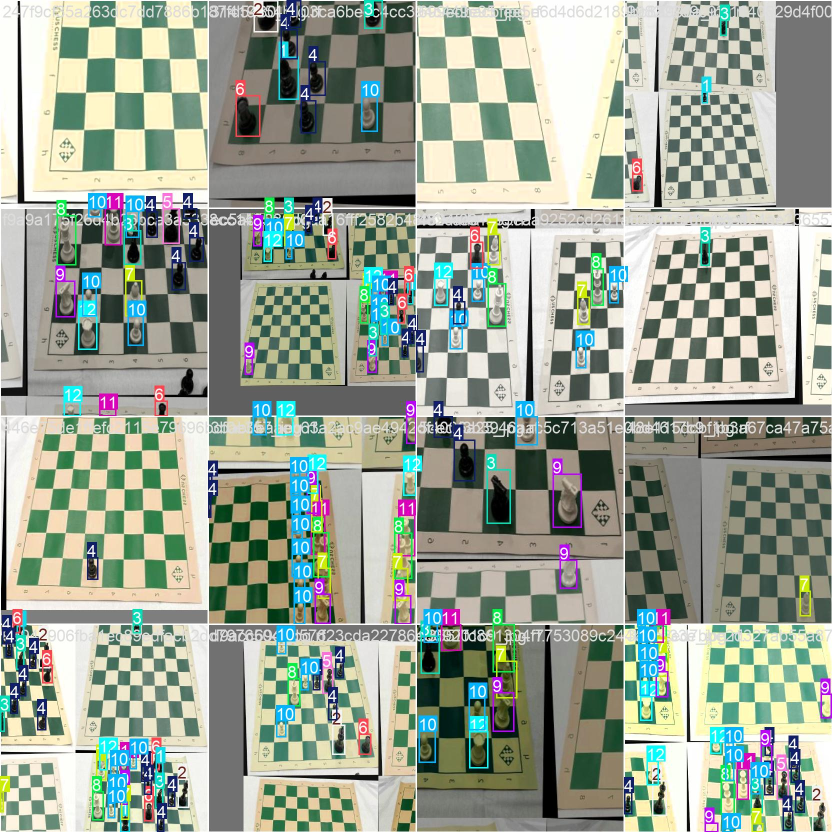
#> input picture runs/detect/runs/chess_pieces-2/train_batch0.jpg, 1664 x 1664 px (shown at 1/2 size)
$ python -i board_vision.py   (imports and definitions only)
#> lines starting #> are read from the running program, lines starting #| are printed output that depends on the picture; after the words box and inside, x2 and y2 are one past the last pixel; in counts of white or black regions, pixels touching at a corner belong together
"""Board normalization helpers for camera-to-board vision MVP.

This module focuses on a fixed-camera setup:
- detect an approximate board quadrilateral with OpenCV
- warp to a stable top-down square
- return metadata useful for debugging
"""

from __future__ import annotations

from dataclasses import dataclass

import cv2
import numpy as np


@dataclass
class BoardVisionResult:
    """Normalized board image plus debug metadata."""

    warped_board: np.ndarray
    corners: list[tuple[float, float]]
    source_size: tuple[int, int]
    warped_size: int


def _order_points(points: np.ndarray) -> np.ndarray:
    """Order 4 points as top-left, top-right, bottom-right, bottom-left."""
    rect = np.zeros((4, 2), dtype="float32")
    s = points.sum(axis=1)
    rect[0] = points[np.argmin(s)]
    rect[2] = points[np.argmax(s)]

    diff = np.diff(points, axis=1)
    rect[1] = points[np.argmin(diff)]
    rect[3] = points[np.argmax(diff)]
    return rect


def _largest_quad(contours: list[np.ndarray]) -> np.ndarray | None:
    best = None
    best_area = 0.0
    for contour in contours:
        area = cv2.contourArea(contour)
        if area < 2000:
            continue
        peri = cv2.arcLength(contour, True)
        approx = cv2.approxPolyDP(contour, 0.02 * peri, True)
        if len(approx) == 4 and area > best_area:
            best_area = area
            best = approx.reshape(4, 2).astype("float32")
    return best


def detect_board_corners(frame_bgr: np.ndarray) -> list[tuple[float, float]]:
    """Detect board corners or fall back to full-frame corners.

    Returns corners in order: TL, TR, BR, BL.
    """
    h, w = frame_bgr.shape[:2]
    gray = cv2.cvtColor(frame_bgr, cv2.COLOR_BGR2GRAY)
    blur = cv2.GaussianBlur(gray, (5, 5), 0)
    edges = cv2.Canny(blur, 60, 160)
    edges = cv2.dilate(edges, np.ones((3, 3), dtype=np.uint8), iterations=1)

    contours, _ = cv2.findContours(edges, cv2.RETR_EXTERNAL, cv2.CHAIN_APPROX_SIMPLE)
    quad = _largest_quad(contours)

    if quad is None:
        quad = np.array(
            [[0, 0], [w - 1, 0], [w - 1, h - 1], [0, h - 1]],
            dtype="float32",
        )
    ordered = _order_points(quad)
    return [(float(x), float(y)) for x, y in ordered]


def warp_board(frame_bgr: np.ndarray, corners: list[tuple[float, float]], size: int = 800) -> np.ndarray:
    """Warp board image to a top-down square view of fixed size."""
    src = np.array(corners, dtype="float32")
    dst = np.array(
        [[0, 0], [size - 1, 0], [size - 1, size - 1], [0, size - 1]],
        dtype="float32",
    )
    matrix = cv2.getPerspectiveTransform(src, dst)
    return cv2.warpPerspective(frame_bgr, matrix, (size, size))


def normalize_board_image(frame_bgr: np.ndarray, size: int = 800) -> BoardVisionResult:
    """Detect corners and return normalized top-down board image."""
    if frame_bgr is None or frame_bgr.size == 0:
        raise ValueError("Input frame is empty.")
    h, w = frame_bgr.shape[:2]
    corners = detect_board_corners(frame_bgr)
    warped = warp_board(frame_bgr, corners, size=size)
    return BoardVisionResult(
        warped_board=warped,
        corners=corners,
        source_size=(w, h),
        warped_size=size,
    )

>>> import cv2
>>> picture = cv2.imread('../runs/detect/runs/chess_pieces-2/train_batch0.jpg')
#> picture is the input picture: shape (1664, 1664, 3); mean B, G, R 148.9, 163, 154
>>> result = normalize_board_image(picture)
#> in detect_board_corners, `gray = cv2.cvtColor(frame_bgr, cv2.COLOR_BGR2GRAY)`:
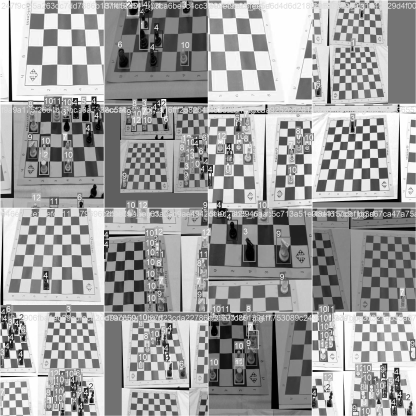
#> gray: shape (1664, 1664) (shown at 1/4 size); min 0, max 255, mean 158.7
#> in detect_board_corners, `edges = cv2.Canny(blur, 60, 160)`:
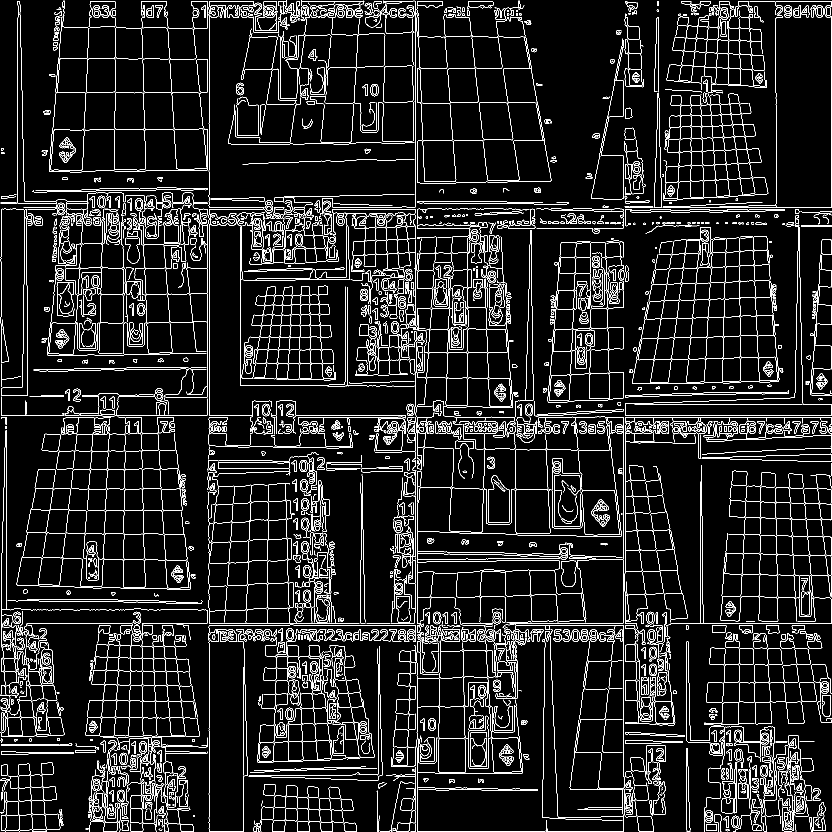
#> edges: shape (1664, 1664) (shown at 1/2 size); 8% white in thin lines or dots
#> in detect_board_corners, `edges = cv2.dilate(edges, np.ones((3, 3), dtype=np.uint8), iterations=1)`:
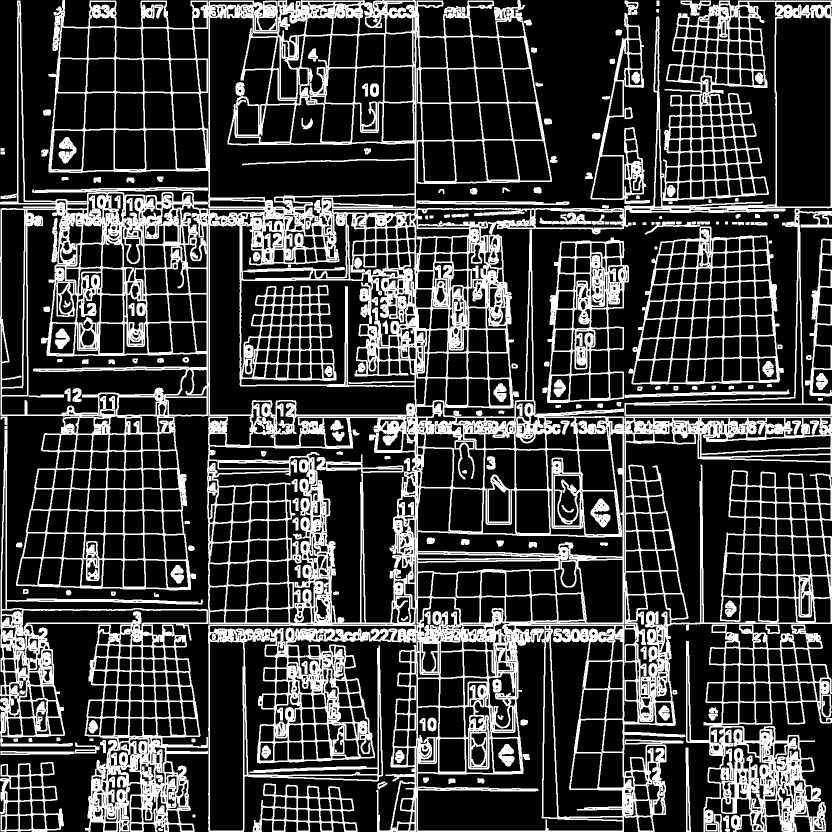
#> edges: shape (1664, 1664) (shown at 1/2 size); 24.5% white; 208 white regions (1 under 20 px)
#> in detect_board_corners, `contours, _ = cv2.findContours(edges, cv2.RETR_EXTERNAL, cv2.CHAIN_APP..`: contours = 110 contours; largest, box (x1, y1, x2, y2) and area: (0, 0, 1664, 1664) 1873398, (0, 860, 416, 1664) 113716, (1257, 443, 1568, 769) 76152, (1372, 1249, 1664, 1664) 66458, (1085, 475, 1258, 806) 43220
#> the loop in _largest_quad, `for contour in contours:` made 110 passes
#> area on passes 1, 2, 3, 6, 7, 9, 10, 11: 38.5, 33.5, 167.5, 160, 224, 814.5, 167.5, 1029
#> after the loop in _largest_quad, `for contour in contours:`: best_area = 0
#> in normalize_board_image, `corners = detect_board_corners(frame_bgr)`: corners = [(0, 0), (1663, 0), (1663, 1663), (0, 1663)]
#> in warp_board, `src = np.array(corners, dtype="float32")`: src = [[0, 0], [1663, 0], [1663, 1663], [0, 1663]]
#> in warp_board, `matrix = cv2.getPerspectiveTransform(src, dst)`: matrix = [[0.48, 0, 0], [0, 0.48, 0], [0, 0, 1]]
#> in warp_board, `return cv2.warpPerspective(frame_bgr, matrix, (size, size))`:
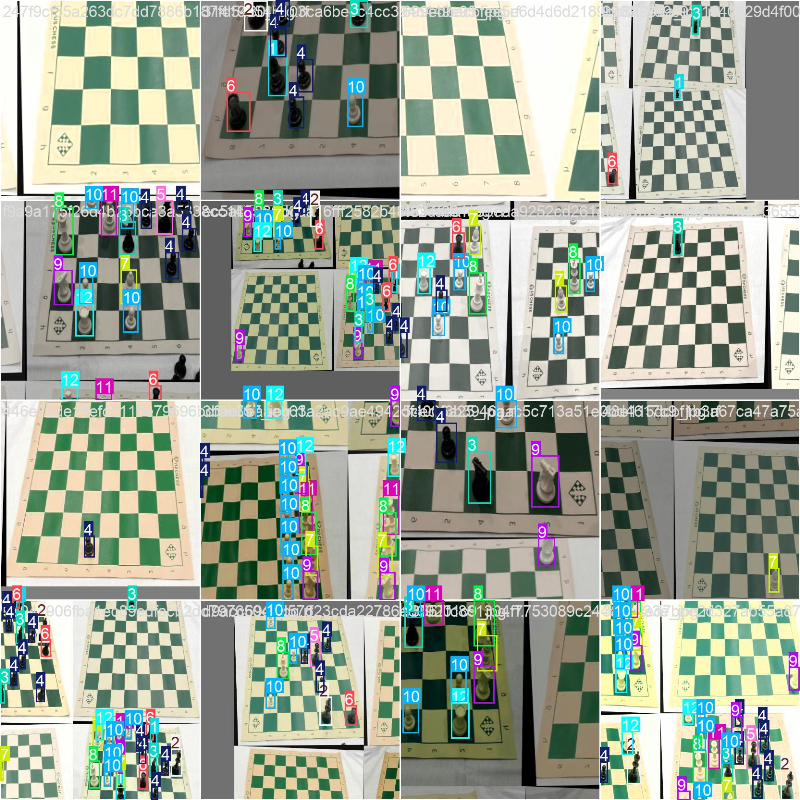
#> returned value: shape (800, 800, 3); mean of channels 0, 1, 2 149.1, 163.1, 154.2; drawn as B, G, R

$ run again, on runs/detect/runs/chess_pieces-2/train_batch1.jpg
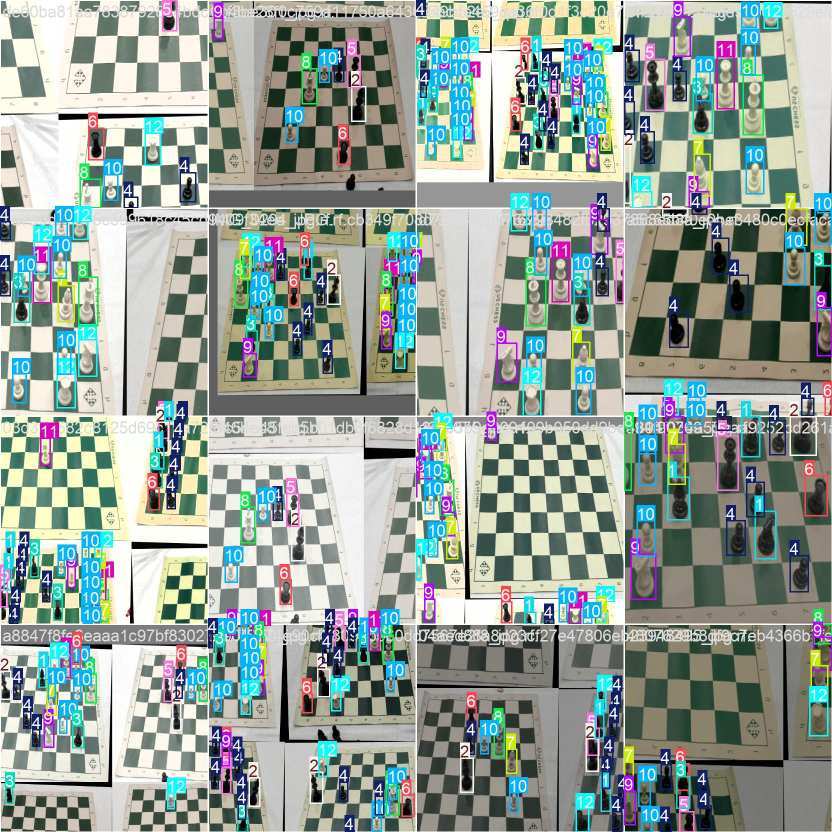
#> input picture runs/detect/runs/chess_pieces-2/train_batch1.jpg, 1664 x 1664 px (shown at 1/2 size)
#> picture is the input picture: shape (1664, 1664, 3); mean B, G, R 151.7, 159, 146.8
#> in detect_board_corners, `edges = cv2.dilate(edges, np.ones((3, 3), dtype=np.uint8), iterations=1)`:
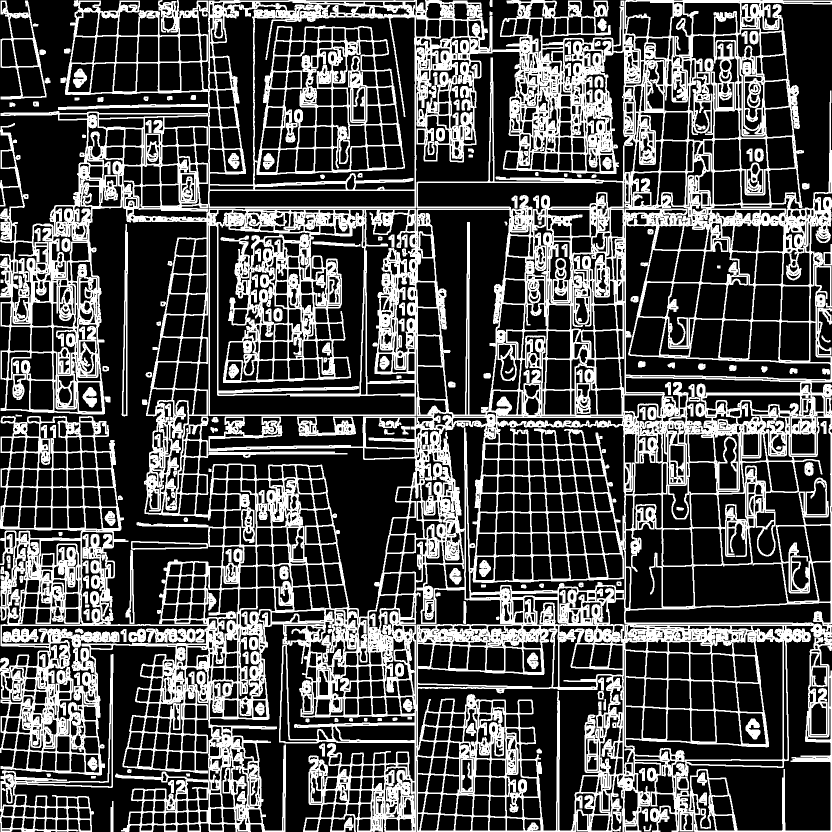
#> edges: shape (1664, 1664) (shown at 1/2 size); 30.4% white; 184 white regions
#> contours = 48 contours; largest, box (x1, y1, x2, y2) and area: (0, 0, 1664, 1664) 2416699, (0, 1308, 227, 1664) 17224, (1, 1, 101, 199) 10361, (243, 448, 256, 833) 2575, (116, 208, 416, 220) 1488
#> the loop in _largest_quad, `for contour in contours:` made 48 passes
#> (area, peri, best_area, best) on pass 48: (2416699, 26890.3, 2416699, [[148, 1], [1, 1537], [1663, 1663], [1663, 1]])
#> after the loop in _largest_quad, `for contour in contours:`: best_area = 2416699
#> quad = [[148, 1], [1, 1537], [1663, 1663], [1663, 1]]
#> s = [149, 1538, 3326, 1664]
#> diff = [-147, 1536, 0, -1662]
#> ordered = [[148, 1], [1663, 1], [1663, 1663], [1, 1537]]
#> corners = [(148, 1), (1663, 1), (1663, 1663), (1, 1537)]
#> src = [[148, 1], [1663, 1], [1663, 1663], [1, 1537]]
#> matrix = [[0.571, 0.0546, -84.52], [-5.94e-18, 0.575, -0.575], [4.94e-05, 6.84e-05, 1]]
#> in warp_board, `return cv2.warpPerspective(frame_bgr, matrix, (size, size))`:
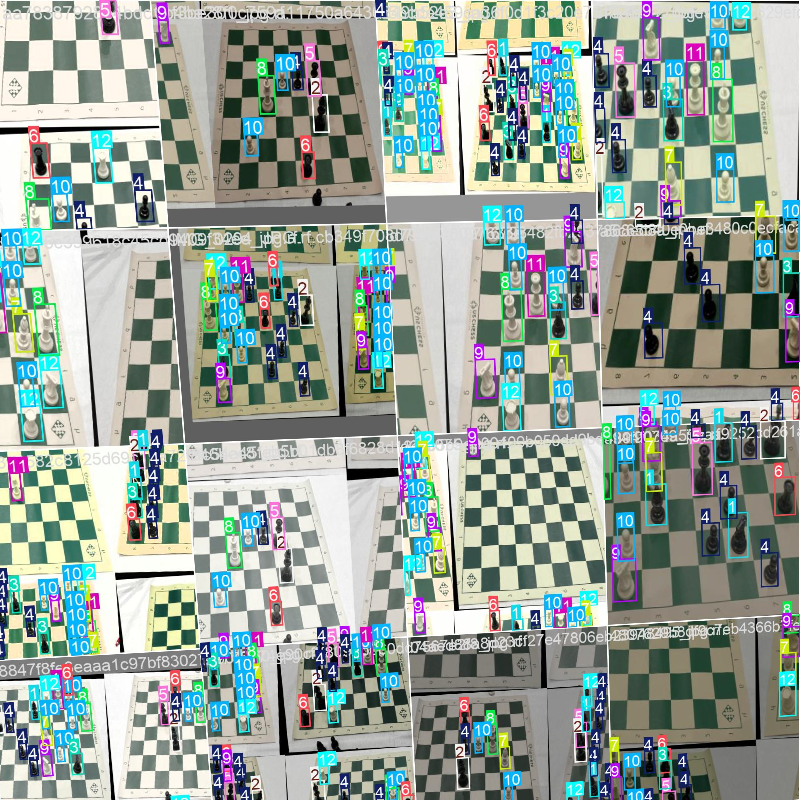
#> returned value: shape (800, 800, 3); mean of channels 0, 1, 2 152.2, 159.9, 147.4; drawn as B, G, R

$ run again, on runs/detect/runs/chess_pieces-2/train_batch1520.jpg
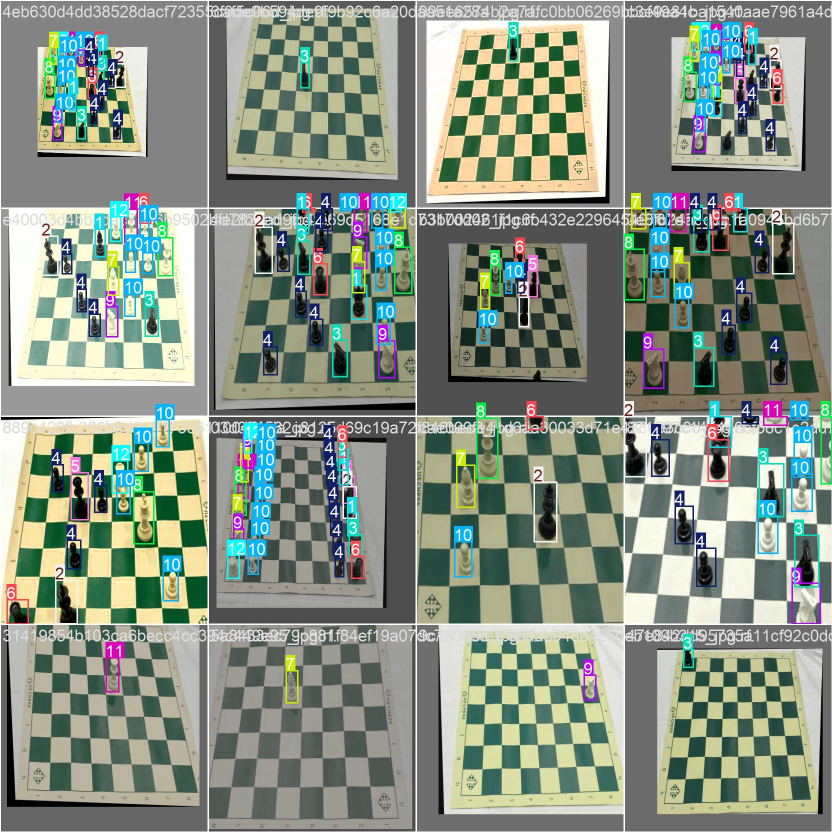
#> input picture runs/detect/runs/chess_pieces-2/train_batch1520.jpg, 1664 x 1664 px (shown at 1/2 size)
#> picture is the input picture: shape (1664, 1664, 3); mean B, G, R 130.9, 144.1, 133.7
#> in detect_board_corners, `edges = cv2.dilate(edges, np.ones((3, 3), dtype=np.uint8), iterations=1)`:
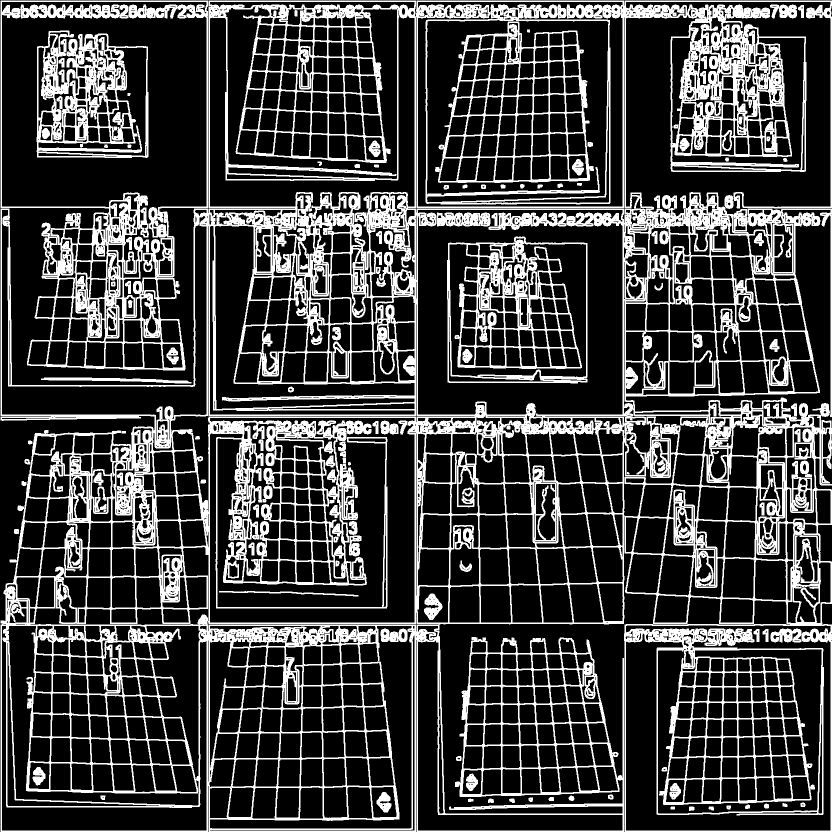
#> edges: shape (1664, 1664) (shown at 1/2 size); 24.5% white; 107 white regions
#> contours = 15 contours; largest, box (x1, y1, x2, y2) and area: (1, 1, 1664, 1664) 2343232, (1, 1, 416, 741) 251756, (82, 755, 383, 767) 1427, (912, 1512, 923, 1522) 82, (1137, 1591, 1149, 1602) 82
#> the loop in _largest_quad, `for contour in contours:` made 15 passes
#> area on passes 1 to 8: 65.5, 73.5, 48.5, 55.5, 63.5, 82, 80, 82.5
#> after the loop in _largest_quad, `for contour in contours:`: best_area = 0
#> corners = [(0, 0), (1663, 0), (1663, 1663), (0, 1663)]
#> src = [[0, 0], [1663, 0], [1663, 1663], [0, 1663]]
#> matrix = [[0.48, 0, 0], [0, 0.48, 0], [0, 0, 1]]
#> in warp_board, `return cv2.warpPerspective(frame_bgr, matrix, (size, size))`:
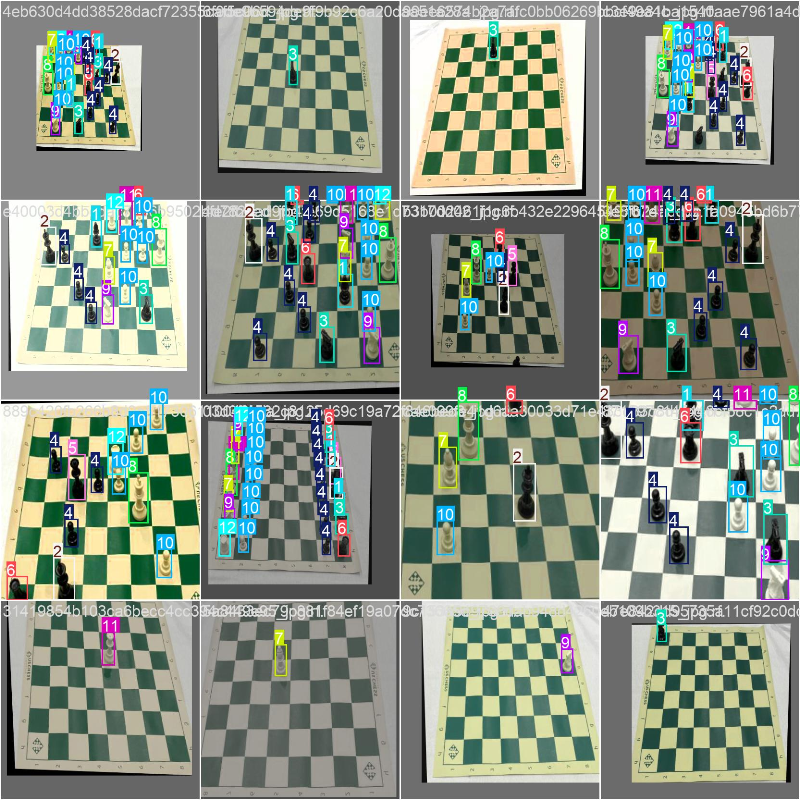
#> returned value: shape (800, 800, 3); mean of channels 0, 1, 2 131.1, 144.3, 133.9; drawn as B, G, R
